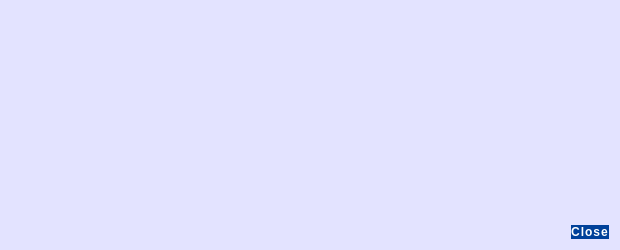
<?xml version="1.0" encoding="UTF-8"?>
<ui version="4.0">
 <class>TransactionDescDialog</class>
 <widget class="QDialog" name="TransactionDescDialog">
  <property name="geometry">
   <rect>
    <x>0</x>
    <y>0</y>
    <width>620</width>
    <height>250</height>
   </rect>
  </property>
  <property name="windowTitle">
   <string notr="true">Transaction details</string>
  </property>
  <property name="styleSheet">
   <string notr="true">QDialog#TransactionDescDialog {
background-color: #E3E3FF;
}
QPushButton {
	/* Global Button Style */
	background-color: #00419A;
	background: url(':/images/button-bg');
	background-repeat: no-repeat;
    background-size: 1000% 1000%;
 	padding: 0.85em 2em;
	font-family: &quot;Montserrat&quot;;
	letter-spacing: 1px;
	border: 0;
	color: #ffffff;
	font-size: 12px;
	font-weight: bold;
	border-radius: 19px;
	text-transform: uppercase;
}
QPushButton:hover {
	/*background-color: #202677;*/
	color : #EF3C23;
	
}
QPushButton:focus {
	border: none;
	outline: none;
}
QPushButton:pressed {
	border: 1px solid #333;
}

QTextEdit#detailText {
background-color: transparent;
color: #000;
border:0;
}</string>
  </property>
  <layout class="QVBoxLayout" name="verticalLayout">
   <item>
    <widget class="QTextEdit" name="detailText">
     <property name="toolTip">
      <string>This pane shows a detailed description of the transaction</string>
     </property>
     <property name="readOnly">
      <bool>true</bool>
     </property>
    </widget>
   </item>
   <item>
    <widget class="QDialogButtonBox" name="buttonBox">
     <property name="orientation">
      <enum>Qt::Horizontal</enum>
     </property>
     <property name="standardButtons">
      <set>QDialogButtonBox::Close</set>
     </property>
    </widget>
   </item>
  </layout>
 </widget>
 <resources/>
 <connections>
  <connection>
   <sender>buttonBox</sender>
   <signal>accepted()</signal>
   <receiver>TransactionDescDialog</receiver>
   <slot>accept()</slot>
   <hints>
    <hint type="sourcelabel">
     <x>20</x>
     <y>20</y>
    </hint>
    <hint type="destinationlabel">
     <x>20</x>
     <y>20</y>
    </hint>
   </hints>
  </connection>
  <connection>
   <sender>buttonBox</sender>
   <signal>rejected()</signal>
   <receiver>TransactionDescDialog</receiver>
   <slot>reject()</slot>
   <hints>
    <hint type="sourcelabel">
     <x>20</x>
     <y>20</y>
    </hint>
    <hint type="destinationlabel">
     <x>20</x>
     <y>20</y>
    </hint>
   </hints>
  </connection>
 </connections>
</ui>
